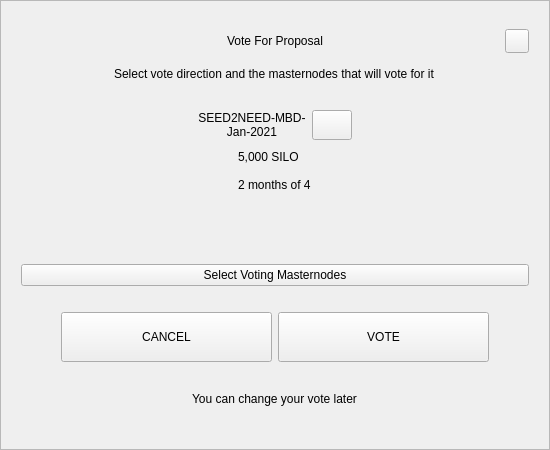
<?xml version="1.0" encoding="UTF-8"?>
<ui version="4.0">
 <class>VoteDialog</class>
 <widget class="QWidget" name="VoteDialog">
  <property name="geometry">
   <rect>
    <x>0</x>
    <y>0</y>
    <width>550</width>
    <height>450</height>
   </rect>
  </property>
  <layout class="QVBoxLayout" name="verticalLayout_1">
   <property name="spacing">
    <number>0</number>
   </property>
   <property name="leftMargin">
    <number>0</number>
   </property>
   <property name="topMargin">
    <number>0</number>
   </property>
   <property name="rightMargin">
    <number>0</number>
   </property>
   <property name="bottomMargin">
    <number>0</number>
   </property>
   <item>
    <widget class="QFrame" name="frame">
     <property name="styleSheet">
      <string notr="true"/>
     </property>
     <property name="frameShape">
      <enum>QFrame::StyledPanel</enum>
     </property>
     <property name="frameShadow">
      <enum>QFrame::Raised</enum>
     </property>
     <layout class="QVBoxLayout" name="verticalLayout_2">
      <property name="spacing">
       <number>6</number>
      </property>
      <property name="leftMargin">
       <number>20</number>
      </property>
      <property name="topMargin">
       <number>20</number>
      </property>
      <property name="rightMargin">
       <number>20</number>
      </property>
      <property name="bottomMargin">
       <number>20</number>
      </property>
      <item>
       <layout class="QHBoxLayout" name="horizontalLayout_1">
        <property name="spacing">
         <number>0</number>
        </property>
        <item>
         <spacer name="horizontalSpacer_1">
          <property name="orientation">
           <enum>Qt::Horizontal</enum>
          </property>
          <property name="sizeHint" stdset="0">
           <size>
            <width>40</width>
            <height>20</height>
           </size>
          </property>
         </spacer>
        </item>
        <item>
         <widget class="QLabel" name="labelTitle">
          <property name="minimumSize">
           <size>
            <width>0</width>
            <height>40</height>
           </size>
          </property>
          <property name="maximumSize">
           <size>
            <width>16777215</width>
            <height>40</height>
           </size>
          </property>
          <property name="styleSheet">
           <string notr="true">padding-left:24px;</string>
          </property>
          <property name="text">
           <string>Vote For Proposal</string>
          </property>
          <property name="alignment">
           <set>Qt::AlignCenter</set>
          </property>
          <property name="margin">
           <number>7</number>
          </property>
         </widget>
        </item>
        <item>
         <spacer name="horizontalSpacer_2">
          <property name="orientation">
           <enum>Qt::Horizontal</enum>
          </property>
          <property name="sizeHint" stdset="0">
           <size>
            <width>40</width>
            <height>20</height>
           </size>
          </property>
         </spacer>
        </item>
        <item>
         <widget class="QPushButton" name="btnEsc">
          <property name="minimumSize">
           <size>
            <width>24</width>
            <height>24</height>
           </size>
          </property>
          <property name="maximumSize">
           <size>
            <width>24</width>
            <height>24</height>
           </size>
          </property>
          <property name="focusPolicy">
           <enum>Qt::NoFocus</enum>
          </property>
          <property name="text">
           <string/>
          </property>
         </widget>
        </item>
       </layout>
      </item>
      <item alignment="Qt::AlignHCenter">
       <widget class="QLabel" name="labelSubtitle">
        <property name="text">
         <string>Select vote direction and the masternodes that will vote for it</string>
        </property>
       </widget>
      </item>
      <item>
       <spacer name="verticalSpacer_1">
        <property name="orientation">
         <enum>Qt::Vertical</enum>
        </property>
        <property name="sizeType">
         <enum>QSizePolicy::Expanding</enum>
        </property>
        <property name="sizeHint" stdset="0">
         <size>
          <width>20</width>
          <height>40</height>
         </size>
        </property>
       </spacer>
      </item>
      <item>
       <layout class="QHBoxLayout" name="horizontalLayout_2">
        <item>
         <spacer name="horizontalSpacer_3">
          <property name="orientation">
           <enum>Qt::Horizontal</enum>
          </property>
          <property name="sizeHint" stdset="0">
           <size>
            <width>40</width>
            <height>20</height>
           </size>
          </property>
         </spacer>
        </item>
        <item>
         <widget class="QLabel" name="labelTitleVote">
          <property name="minimumSize">
           <size>
            <width>0</width>
            <height>30</height>
           </size>
          </property>
          <property name="text">
           <string notr="true">SEED2NEED-MBD-Jan-2021</string>
          </property>
          <property name="alignment">
           <set>Qt::AlignCenter</set>
          </property>
          <property name="wordWrap">
           <bool>true</bool>
          </property>
         </widget>
        </item>
        <item>
         <widget class="QPushButton" name="btnLink">
          <property name="minimumSize">
           <size>
            <width>0</width>
            <height>30</height>
           </size>
          </property>
          <property name="maximumSize">
           <size>
            <width>16777215</width>
            <height>30</height>
           </size>
          </property>
          <property name="cursor">
           <cursorShape>PointingHandCursor</cursorShape>
          </property>
          <property name="text">
           <string/>
          </property>
         </widget>
        </item>
        <item>
         <spacer name="horizontalSpacer_4">
          <property name="orientation">
           <enum>Qt::Horizontal</enum>
          </property>
          <property name="sizeHint" stdset="0">
           <size>
            <width>40</width>
            <height>20</height>
           </size>
          </property>
         </spacer>
        </item>
       </layout>
      </item>
      <item alignment="Qt::AlignHCenter">
       <widget class="QWidget" name="widget" native="true">
        <property name="minimumSize">
         <size>
          <width>0</width>
          <height>50</height>
         </size>
        </property>
        <layout class="QVBoxLayout" name="verticalLayout_3">
         <property name="spacing">
          <number>6</number>
         </property>
         <property name="leftMargin">
          <number>0</number>
         </property>
         <property name="topMargin">
          <number>0</number>
         </property>
         <property name="rightMargin">
          <number>0</number>
         </property>
         <property name="bottomMargin">
          <number>0</number>
         </property>
         <item>
          <widget class="QLabel" name="labelAmount">
           <property name="text">
            <string notr="true">5,000 SILO</string>
           </property>
          </widget>
         </item>
         <item>
          <widget class="QLabel" name="labelTime">
           <property name="text">
            <string notr="true">2 months of 4</string>
           </property>
          </widget>
         </item>
        </layout>
       </widget>
      </item>
      <item>
       <spacer name="verticalSpacer_2">
        <property name="orientation">
         <enum>Qt::Vertical</enum>
        </property>
        <property name="sizeType">
         <enum>QSizePolicy::Fixed</enum>
        </property>
        <property name="sizeHint" stdset="0">
         <size>
          <width>20</width>
          <height>10</height>
         </size>
        </property>
       </spacer>
      </item>
      <item>
       <widget class="QWidget" name="containerVotes" native="true">
        <property name="minimumSize">
         <size>
          <width>0</width>
          <height>36</height>
         </size>
        </property>
        <layout class="QHBoxLayout" name="horizontalLayout_3" stretch="1,0,1">
         <property name="spacing">
          <number>0</number>
         </property>
         <property name="leftMargin">
          <number>0</number>
         </property>
         <property name="topMargin">
          <number>0</number>
         </property>
         <property name="rightMargin">
          <number>0</number>
         </property>
         <property name="bottomMargin">
          <number>0</number>
         </property>
         <item>
          <widget class="QWidget" name="containerNo" native="true">
           <property name="sizePolicy">
            <sizepolicy hsizetype="Expanding" vsizetype="Preferred">
             <horstretch>0</horstretch>
             <verstretch>0</verstretch>
            </sizepolicy>
           </property>
           <property name="minimumSize">
            <size>
             <width>0</width>
             <height>36</height>
            </size>
           </property>
           <layout class="QGridLayout" name="gridLayout">
            <property name="leftMargin">
             <number>0</number>
            </property>
            <property name="topMargin">
             <number>0</number>
            </property>
            <property name="rightMargin">
             <number>0</number>
            </property>
            <property name="bottomMargin">
             <number>0</number>
            </property>
            <property name="spacing">
             <number>0</number>
            </property>
           </layout>
          </widget>
         </item>
         <item>
          <spacer name="horizontalSpacer_5">
           <property name="orientation">
            <enum>Qt::Horizontal</enum>
           </property>
           <property name="sizeType">
            <enum>QSizePolicy::Fixed</enum>
           </property>
           <property name="sizeHint" stdset="0">
            <size>
             <width>16</width>
             <height>20</height>
            </size>
           </property>
          </spacer>
         </item>
         <item>
          <widget class="QWidget" name="containerYes" native="true">
           <property name="minimumSize">
            <size>
             <width>0</width>
             <height>36</height>
            </size>
           </property>
           <property name="layoutDirection">
            <enum>Qt::LeftToRight</enum>
           </property>
           <layout class="QGridLayout" name="gridLayout_2">
            <property name="leftMargin">
             <number>0</number>
            </property>
            <property name="topMargin">
             <number>0</number>
            </property>
            <property name="rightMargin">
             <number>0</number>
            </property>
            <property name="bottomMargin">
             <number>0</number>
            </property>
            <property name="horizontalSpacing">
             <number>0</number>
            </property>
           </layout>
          </widget>
         </item>
        </layout>
       </widget>
      </item>
      <item>
       <spacer name="verticalSpacer_3">
        <property name="orientation">
         <enum>Qt::Vertical</enum>
        </property>
        <property name="sizeType">
         <enum>QSizePolicy::Fixed</enum>
        </property>
        <property name="sizeHint" stdset="0">
         <size>
          <width>20</width>
          <height>10</height>
         </size>
        </property>
       </spacer>
      </item>
      <item>
       <widget class="QPushButton" name="btnSelectMasternodes">
        <property name="cursor">
         <cursorShape>PointingHandCursor</cursorShape>
        </property>
        <property name="text">
         <string>Select Voting Masternodes</string>
        </property>
       </widget>
      </item>
      <item>
       <spacer name="verticalSpacer_4">
        <property name="orientation">
         <enum>Qt::Vertical</enum>
        </property>
        <property name="sizeType">
         <enum>QSizePolicy::Fixed</enum>
        </property>
        <property name="sizeHint" stdset="0">
         <size>
          <width>20</width>
          <height>20</height>
         </size>
        </property>
       </spacer>
      </item>
      <item>
       <layout class="QHBoxLayout" name="horizontalLayout_4" stretch="0,2,2,0">
        <item>
         <spacer name="horizontalSpacer_6">
          <property name="orientation">
           <enum>Qt::Horizontal</enum>
          </property>
          <property name="sizeHint" stdset="0">
           <size>
            <width>40</width>
            <height>20</height>
           </size>
          </property>
         </spacer>
        </item>
        <item>
         <widget class="QPushButton" name="btnCancel">
          <property name="minimumSize">
           <size>
            <width>0</width>
            <height>50</height>
           </size>
          </property>
          <property name="focusPolicy">
           <enum>Qt::NoFocus</enum>
          </property>
          <property name="text">
           <string>CANCEL</string>
          </property>
         </widget>
        </item>
        <item>
         <widget class="QPushButton" name="btnSave">
          <property name="minimumSize">
           <size>
            <width>0</width>
            <height>50</height>
           </size>
          </property>
          <property name="focusPolicy">
           <enum>Qt::NoFocus</enum>
          </property>
          <property name="text">
           <string>VOTE</string>
          </property>
         </widget>
        </item>
        <item>
         <spacer name="horizontalSpacer_7">
          <property name="orientation">
           <enum>Qt::Horizontal</enum>
          </property>
          <property name="sizeHint" stdset="0">
           <size>
            <width>40</width>
            <height>20</height>
           </size>
          </property>
         </spacer>
        </item>
       </layout>
      </item>
      <item>
       <spacer name="verticalSpacer_5">
        <property name="orientation">
         <enum>Qt::Vertical</enum>
        </property>
        <property name="sizeType">
         <enum>QSizePolicy::Expanding</enum>
        </property>
        <property name="sizeHint" stdset="0">
         <size>
          <width>20</width>
          <height>10</height>
         </size>
        </property>
       </spacer>
      </item>
      <item>
       <spacer name="verticalSpacer_6">
        <property name="orientation">
         <enum>Qt::Vertical</enum>
        </property>
        <property name="sizeHint" stdset="0">
         <size>
          <width>20</width>
          <height>40</height>
         </size>
        </property>
       </spacer>
      </item>
      <item alignment="Qt::AlignHCenter">
       <widget class="QLabel" name="labelMessage">
        <property name="text">
         <string>You can change your vote later</string>
        </property>
       </widget>
      </item>
      <item>
       <spacer name="verticalSpacer_7">
        <property name="orientation">
         <enum>Qt::Vertical</enum>
        </property>
        <property name="sizeType">
         <enum>QSizePolicy::Expanding</enum>
        </property>
        <property name="sizeHint" stdset="0">
         <size>
          <width>20</width>
          <height>40</height>
         </size>
        </property>
       </spacer>
      </item>
     </layout>
    </widget>
   </item>
  </layout>
 </widget>
 <resources/>
 <connections/>
</ui>
